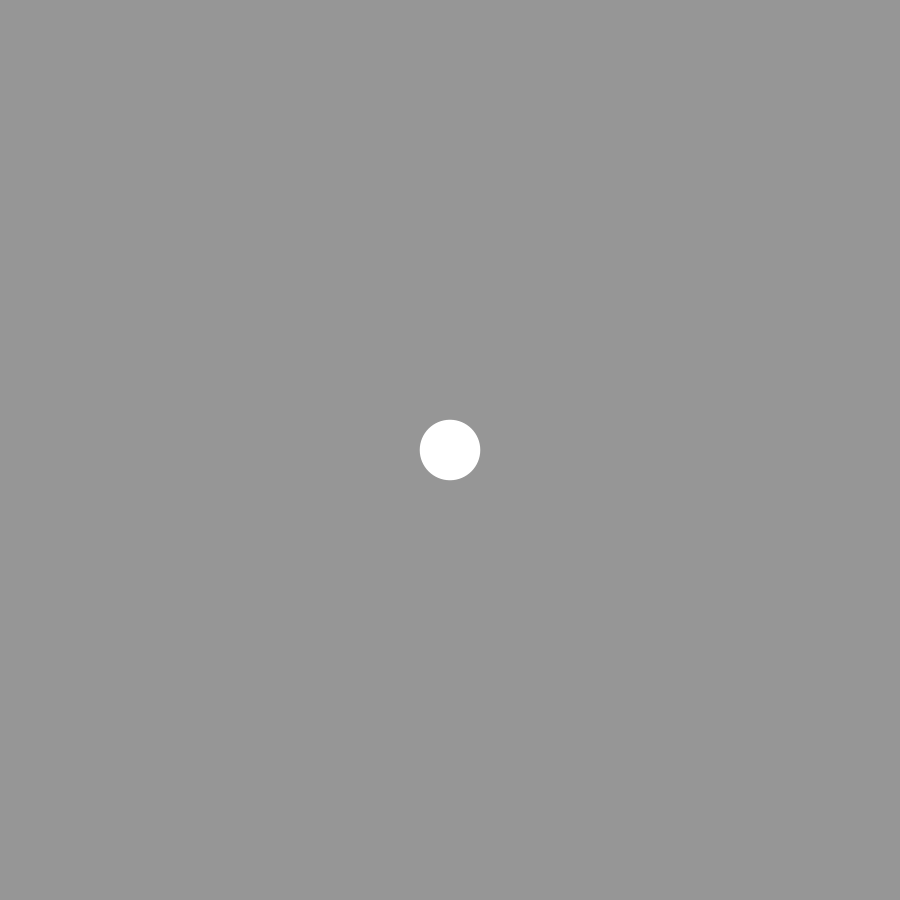
Frame 1 (no input)
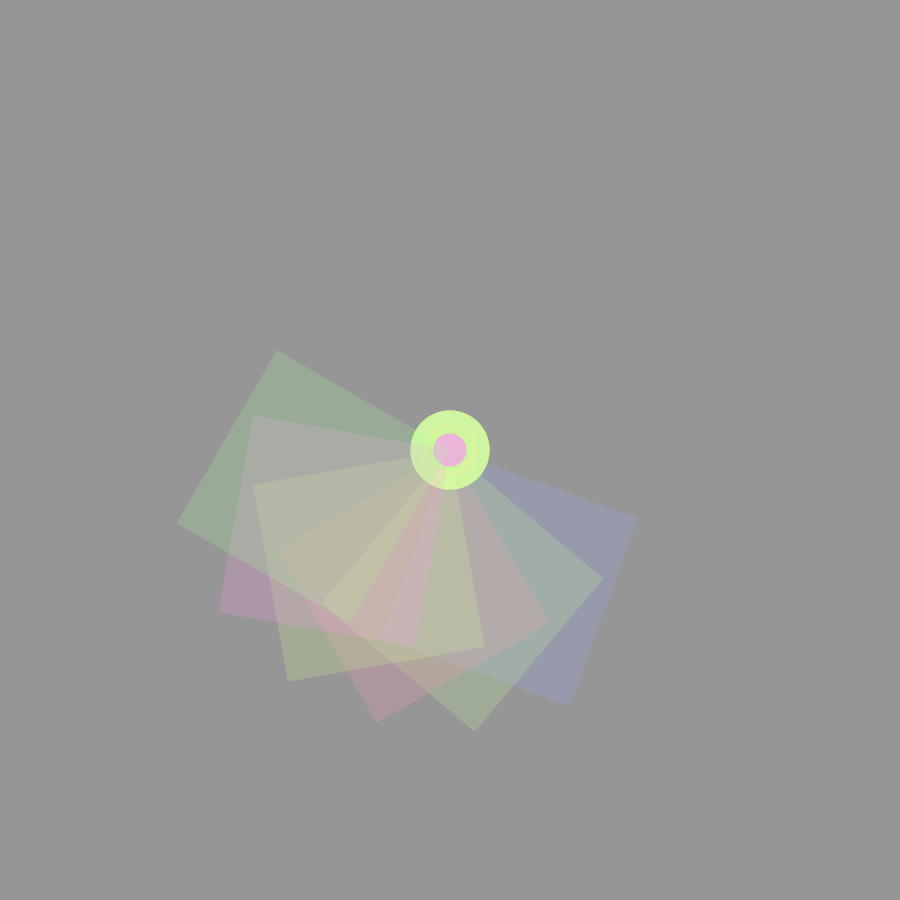
Frame 60 (the mouse pressed at the canvas centre just before this capture)
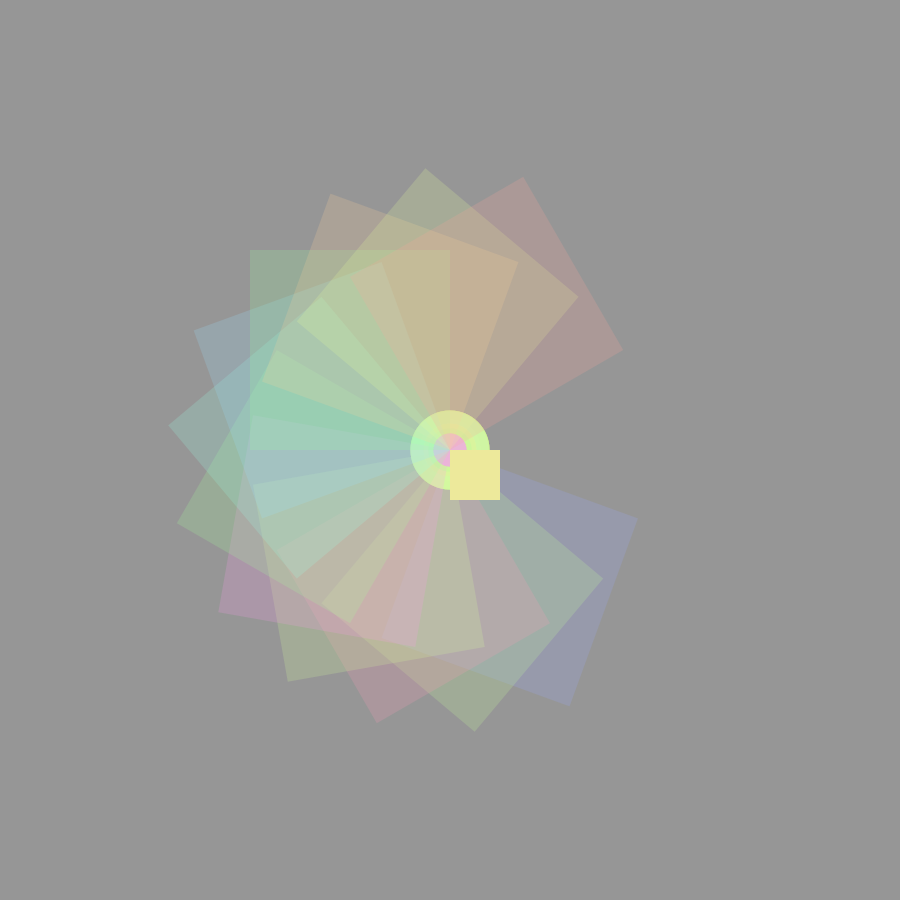
Frame 120 (the mouse held since frame 60 and released just before this capture)

The Processing sketch that drew these frames (run headless with seeded random() and noise(); from frame 60 on, the mouse is pressed at the canvas centre):

// Processing sketch: processing_131887
// ── processing_131887.pde

int counter;
void setup() {
  size(900, 900);
  background(150);
  smooth();
  noStroke();
  colorMode(HSB);
  counter = 4;
}

void draw(){
  if (frameCount % 10 == 0) {
   fill(random(255),100,255,50);
      counter++;
    pushMatrix();
    translate(width/2, height/2);
    rotate(radians(frameCount * 2  % 360));
    rect(0,0, 200, 200);
    popMatrix();
  }
if(mousePressed == true) { //add some interaction
    rect(mouseX, mouseY, 50, 50);
  }
  else {
    ellipse(width/2, height/2, 80*sin(counter), 80*sin(counter));
  }
}
